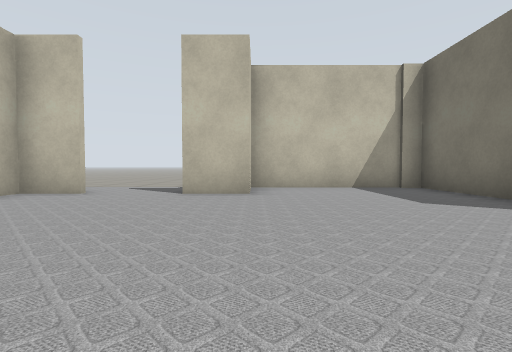
View 1 (above)

13 first-person views from a walk through a Gazebo world. The camera is 0.5 m above the floor, tilts 2° down and sees 85° across. Floor lines are 1 m apart. The floor is counted in squares, 1 m on a side. Each view is taken from the middle of a square. On the plan, view 1 faces up. The plan holds only what a view shows up to about 9 squares ahead; the rest is blank. The place goes on beyond the plan.

View 2
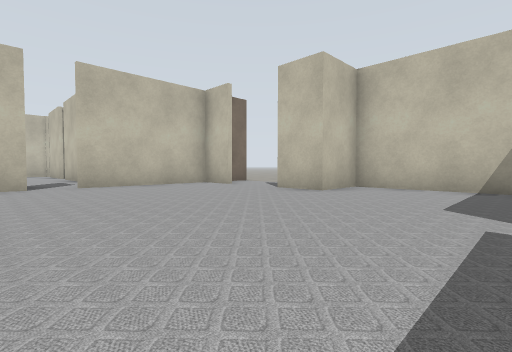

View 3
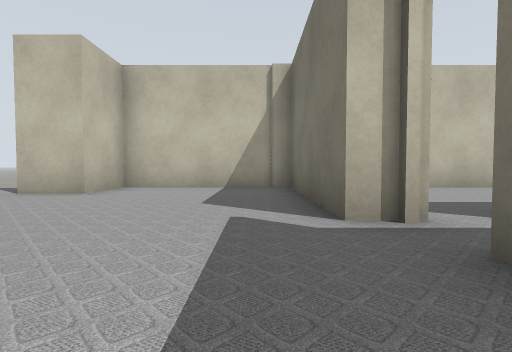

View 4
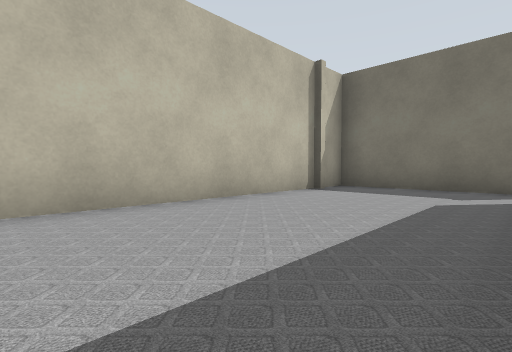

View 5
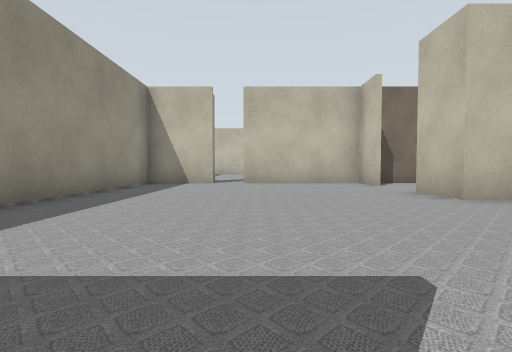

View 6
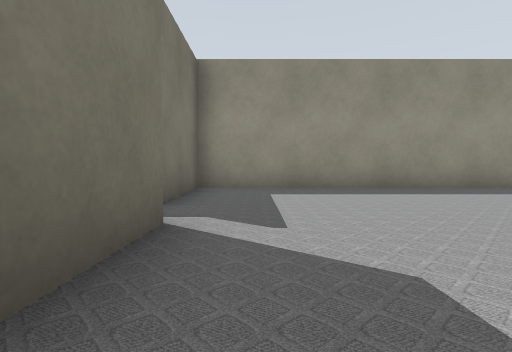

View 7
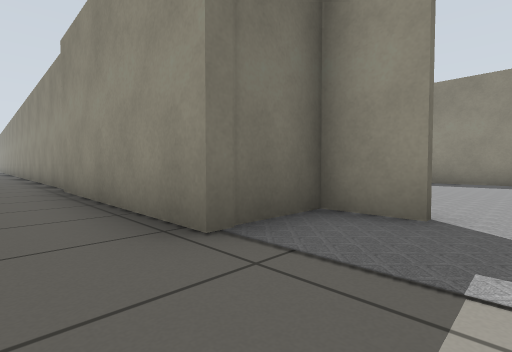

View 8
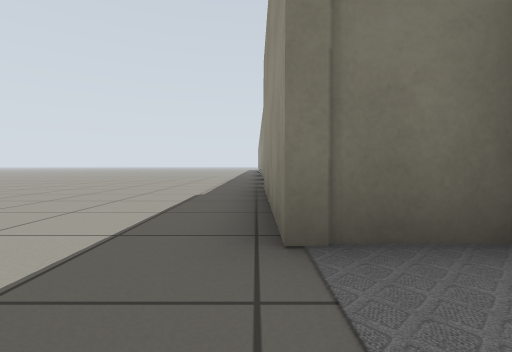

View 9
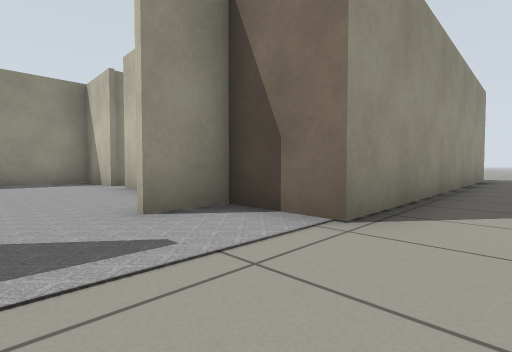

View 10
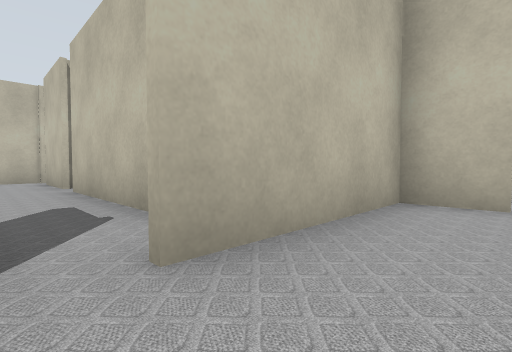

View 11
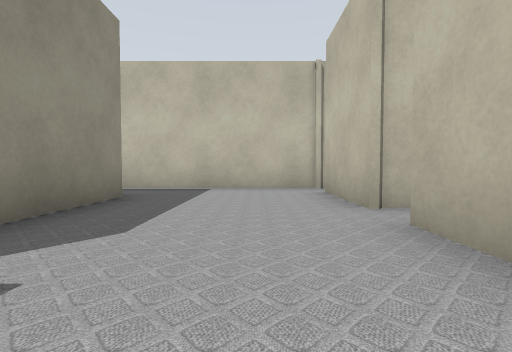

View 12
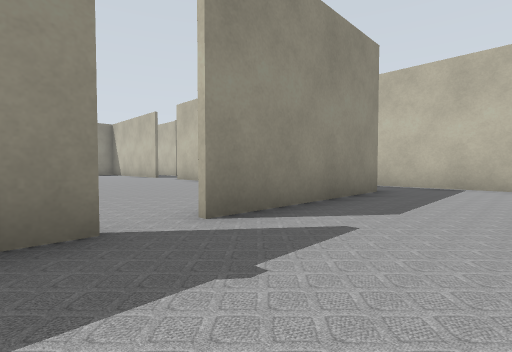

View 13
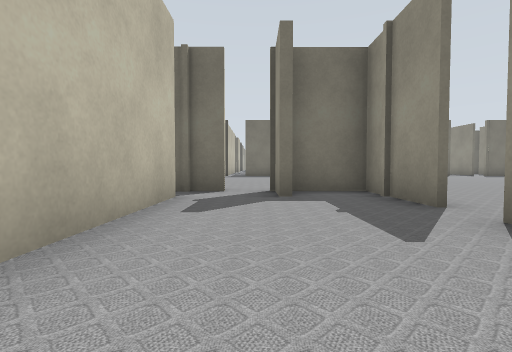

### Floor plan
Points are (right, up) in squares from view 1. A wall is a line through its corners. A room is listed if a view was taken in it or the views show most of it. See-through windows are left out.
Room 1 (views 1, 2, 3, 5, 6, 7, 8, 9, 10)
walls: (4.6, 2.6) (3.8, 2.6) (3.8, 6.6) (-0.1, 6.6) (-0.1, 5.1) (-1.4, 5.1); (-1.4, 5.2) (-0.3, 5.2) (-0.3, 6.8) (9.5, 6.8); (-3.1, 5.1) (-4.4, 5.1); (-4.3, 6.8) (-4.3, 1.6); (-4.4, 5.2) (-3.1, 5.2); (-4.3, 0.6) (-4.3, -1.2); (-4, -1.2) (4.3, -1.2) (4.3, 1.6)
ways out: opening at (-4, 8); opening at (4, 2)
Room 2 (view 4)
walls: (10.5, 6.6) (5.1, 6.6); (11.7, 3.2) (11.7, 6.6) (10.9, 6.6)
ways out: opening at (5, 3); opening at (11, 3)
Room 3 (views 11, 12, 13)
walls: (-6.6, -1.2) (-4, -1.2); (-10.4, 2.3) (-12.4, 2.3); (-11.6, -1.2) (-7.5, -1.2); (-5.4, 2.3) (-9.5, 2.3); (-4.4, -1.2) (-4.4, 0.8); (-13.3, 2.6) (-13.3, -2.1)
ways out: opening at (-7, -1)

Where each view was taken, in squares from view 1:
view 1: 0 up, 0 right, facing up
view 2: 0 up, 3 right, facing up-left
view 3: 0 up, 3 right, facing up
view 4: 3 up, 5 right, facing up-right
view 5: 2 up, 4 right, facing left
view 6: 5 up, 3 right, facing down
view 7: 8 up, 2 left, facing down-right
view 8: 7 up, 2 left, facing right
view 9: 8 up, 2 left, facing down-left
view 10: 1 up, 3 left, facing up-left
view 11: 1 up, 7 left, facing left
view 12: 1 up, 6 left, facing down-left
view 13: 1 up, 10 left, facing right
